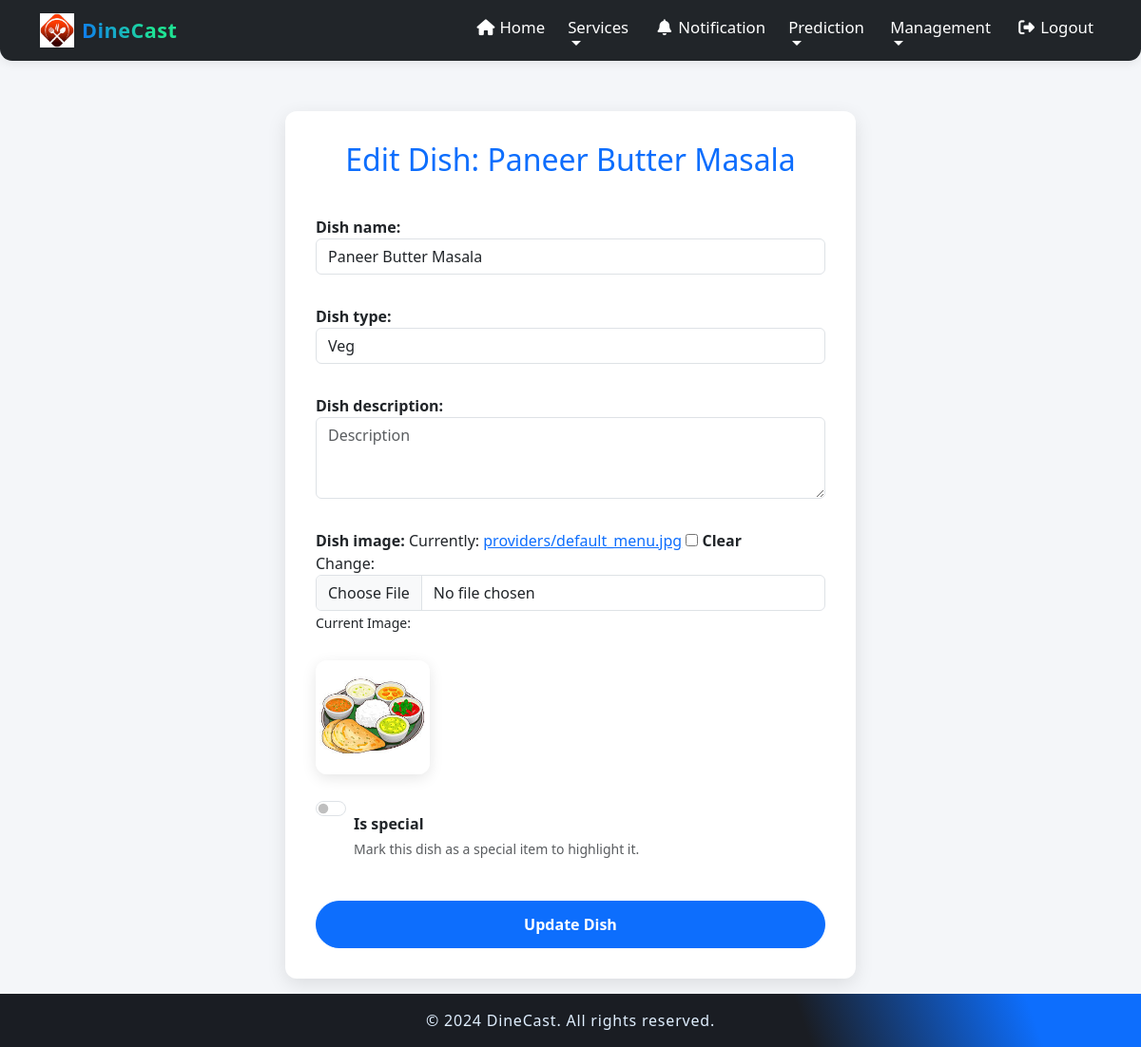
Page /provider/provider/menu/11/update/ (signed in) on the committed database.
### provider/models.py (models this page shows, shortened)
class MenuItem(models.Model):
    provider = models.ForeignKey(
        settings.AUTH_USER_MODEL,
        on_delete=models.CASCADE,
        limit_choices_to={'role': 'PROVIDER'},
        related_name="menu_items"
    )
    dish_name = models.CharField(max_length=100)
    dish_description = models.TextField(blank=True)
    dish_image = models.ImageField(upload_to=menu_image_path, null=True, blank=True, default="providers/default_menu.jpg")
    is_special = models.BooleanField(default=False, help_text="Mark this dish as a special item.",null=True,blank=True)
    dish_type = models.CharField(max_length=20, choices=[('veg', 'Veg'), ('nonveg', 'Non-Veg')], default='veg')
    created_at = models.DateTimeField(auto_now_add=True)
    updated_at = models.DateTimeField(auto_now=True)
    class Meta:
        unique_together = ('provider', 'dish_name')  # Prevent duplicate dish names per provider

### provider/views.py (the view)
# urls.py: path('provider/menu/<int:pk>/update/', views.menu_update, name='menu_update'),
@login_required
def menu_update(request, pk):
    menu_item = get_object_or_404(MenuItem, pk=pk, provider=request.user)
    if request.method == "POST":
        form = MenuItemForm(request.POST, request.FILES, instance=menu_item)
        if form.is_valid():
            dish_name = form.cleaned_data['dish_name']
            if MenuItem.objects.filter(provider=request.user, dish_name__iexact=dish_name).exclude(pk=menu_item.pk).exists():
                messages.error(request, "❌ Dish with this name already exists.")
            else:
                form.save()
                messages.success(request, "✅ Dish updated successfully.")
                return redirect("menu_list")
    else:
        form = MenuItemForm(instance=menu_item)
    return render(request, "provider/menu_form.html", {"form": form, "menu_item": menu_item})

### provider/forms.py
class MenuItemForm(forms.ModelForm):
    class Meta:
        model = MenuItem
        fields = ['dish_name', 'dish_description', 'dish_image','is_special','dish_type']
        widgets = {
            'dish_name': forms.TextInput(attrs={'class': 'form-control', 'placeholder': 'Dish name'}),
            'dish_type': forms.Select(attrs={'class': 'form-control'}),
            'dish_description': forms.Textarea(attrs={'class': 'form-control', 'rows': 3, 'placeholder': 'Description'}),
            'dish_image': forms.ClearableFileInput(attrs={'class': 'form-control'}),
            'is_special': forms.CheckboxInput(attrs={'class': 'form-check-input', 'role': 'switch'}),
        }

### provider/templates/provider/menu_form.html (shortened to what this page needs)
{% extends 'basep.html' %}
{% block content %}
<div class="form-container" style="margin-bottom: 1rem;">
    <h2 class="mb-4 text-center text-primary">{% if menu_item %}Edit Dish: {{ menu_item.dish_name }}{% else %}Add a New Dish{% endif %}</h2>
    <form method="post" enctype="multipart/form-data" novalidate>
        <div class="mb-3">
            {{ form.dish_name.label_tag }}
            {{ form.dish_name }}
        </div>
        <div class="mb-3">
            {{ form.dish_type.label_tag }}
            {{ form.dish_type }}
        </div>
        <div class="mb-3">
            {{ form.dish_description.label_tag }}
            {{ form.dish_description }}
        </div>
        <div class="mb-3">
            {{ form.dish_image.label_tag }}
            {{ form.dish_image }}
            {% if menu_item and menu_item.dish_image %}
            <p><small>Current Image:</small></p>
            <img src="{{ menu_item.dish_image.url }}" alt="Current Dish Image" class="current-image" loading="lazy" />
            {% endif %}
        </div>
        <div class="form-check form-switch mb-3 mt-4">
            {{ form.is_special }}
            <label for="{{ form.is_special.id_for_label }}" class="form-check-label">{{ form.is_special.label }}</label>
            <div class="form-text">Mark this dish as a special item to highlight it.</div>
        </div>
        <button type="submit" class="btn btn-primary btn-submit w-100">{% if menu_item %}Update Dish{% else %}Add Dish{% endif %}</button>
    </form>
</div>
{% endblock %}

### provider/templates/basep.html (style rules this page uses)
html, body { min-height: 100%; }
body { background-color: #f4f6f9; margin: 0; padding: 0; }

### provider/templates/provider/menu_form.html (style rules this page uses)
.form-container { max-width: 600px; margin: 2rem auto 3rem auto; padding: 2rem; background: white; border-radius: 12px; box-shadow: 0 6px 20px rgba(0,0,0,0.1); }
label { font-weight: 600; margin-top: 1rem; }
.btn-submit { margin-top: 1.8rem; border-radius: 30px; padding: 0.75rem 1.5rem; font-weight: 700; }
.current-image { max-height: 120px; border-radius: 12px; box-shadow: 0 4px 15px rgba(0,0,0,0.1); margin-top: 0.7rem; object-fit: cover; user-select: none; }

### rows in the picture
MenuItem: dish_name "Paneer Butter Masala", dish_type "Veg", dish_image (placeholder picture)
